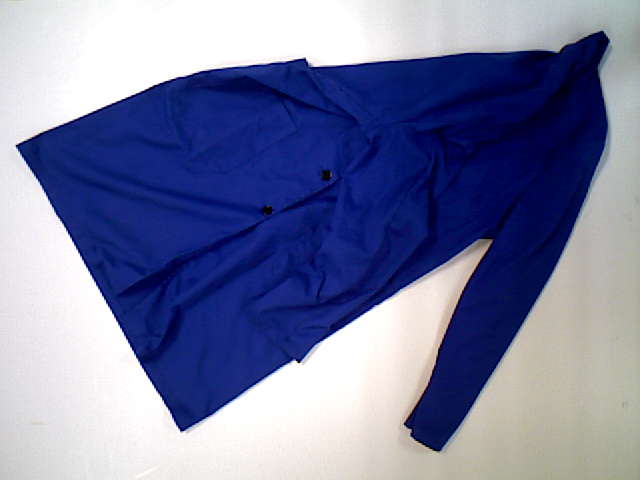
#> input picture data/robe01_1_fold.ppm, 640 x 480 px
$ python -i algorithm.py   (imports and definitions only)   (Python 2 division)   (older library calls are emulated)
#> lines starting #> are read from the running program, lines starting #| are printed output that depends on the picture; after the words box and inside, x2 and y2 are one past the last pixel; in counts of white or black regions, pixels touching at a corner belong together
#> further down, picture is the input picture: shape (480, 640, 3); mean B, G, R 161.4, 125.5, 120.1
import cv2
import numpy as np
from matplotlib import pyplot as plt

from segmentation import get_coloured_item
from utils import load_data
from ClothContour import ClothContour


__author__ = 'def'

def show_image(text, image):
    cv2.imshow(text, image)
    #cv2.waitKey(200)

# [51 lines left out: functions process_mask, simplify_contour, contour_center, get_garment_contour, not called in this run]


def get_garment_main_lines(image):
    # Apply canny to find 'not cross' lines
    blur = cv2.GaussianBlur(image, (11, 11), 0)
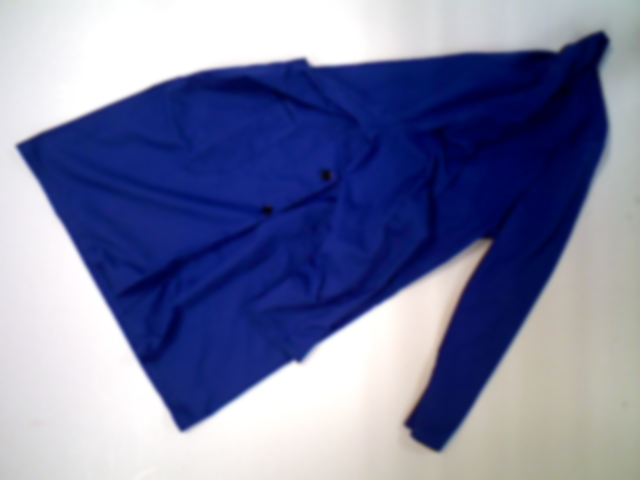
#> blur: shape (480, 640, 3); mean B, G, R 161.4, 125.5, 120.1
    inverted = cv2.bitwise_not(blur)
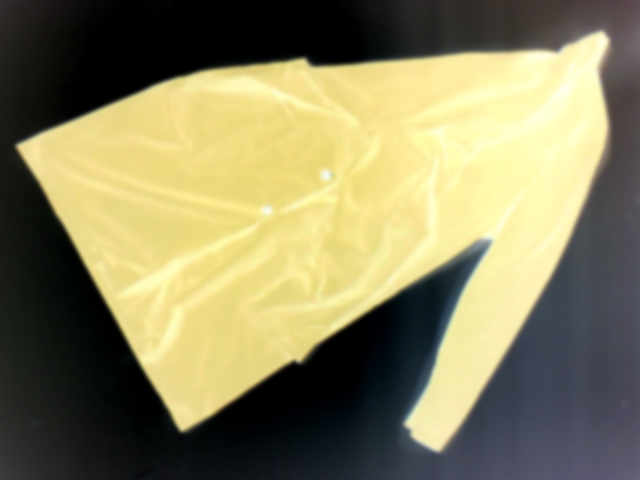
#> inverted: shape (480, 640, 3); mean B, G, R 93.6, 129.5, 134.9
    # show_image("gauss", inverted)
    edges = cv2.Canny(inverted, 80, 160, apertureSize=3)
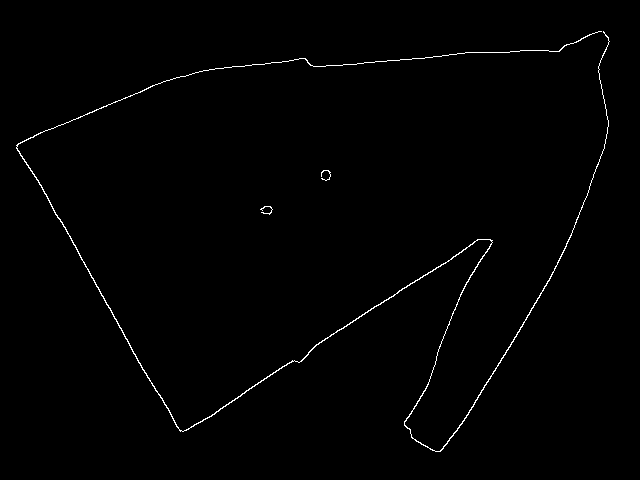
#> edges: shape (480, 640); 0.82% white in thin lines or dots, all inside (x1, y1, x2, y2) = (16, 31, 610, 452)
    kernel = cv2.getStructuringElement(cv2.MORPH_ELLIPSE, (3, 3))
    # show_image("canny", edges)
    edges = cv2.morphologyEx(edges, cv2.MORPH_CLOSE, kernel, iterations=5)
    return edges


# [288 lines left out: functions get_highest_points, main, main2, not called in this run]
        # plt.show()

# [2 lines not run here, left out]

>>> import cv2
>>> picture = cv2.imread('data/robe01_1_fold.ppm')
>>> result = get_garment_main_lines(picture)

$ run again, on data/sweater01_2_fold.ppm
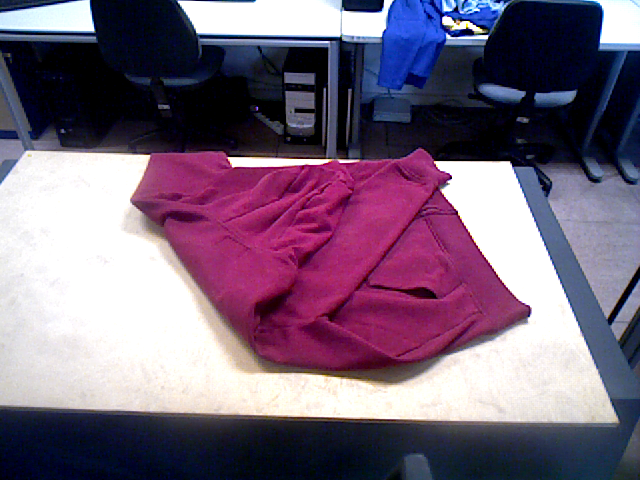
#> input picture data/sweater01_2_fold.ppm, 640 x 480 px
#> picture is the input picture: shape (480, 640, 3); mean B, G, R 123.5, 101.2, 120
#> in get_garment_main_lines, `inverted = cv2.bitwise_not(blur)`:
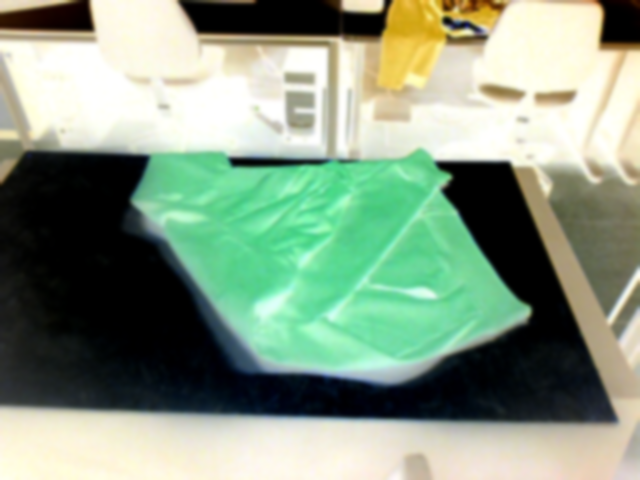
#> inverted: shape (480, 640, 3); mean B, G, R 131.5, 153.8, 135
#> in get_garment_main_lines, `edges = cv2.morphologyEx(edges, cv2.MORPH_CLOSE, kernel, iterations=5)`:
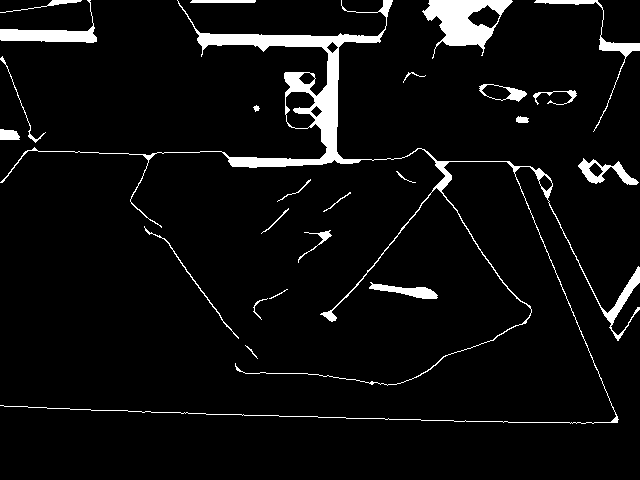
#> edges: shape (480, 640); 5.5% white; 24 white regions, largest, box (x1, y1, x2, y2) and area: (0, 0, 640, 424) 9376, (422, 0, 513, 59) 2446, (0, 0, 97, 43) 1151
